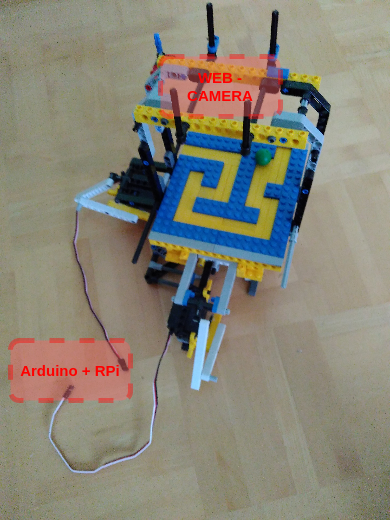
#> input picture pic.png, 391 x 521 px, given in place of the camera
$ python pid1.py   (Python 2 division)   (older library calls are emulated)
#> lines starting #> are read from the running program, lines starting #| are printed output that depends on the picture; after the words box and inside, x2 and y2 are one past the last pixel; in counts of white or black regions, pixels touching at a corner belong together
### my_functions.py
import sys
import time
import cv2
import numpy as np
from a_star_lib import AStarGrid, AStarGridNode
from itertools import product

#################################################################################################################################################
# [132 lines left out: functions make_graph, calculateSTEP, isNear, mazeAnalysisAndStuff, not called in this run]

#################################################################################################################################################
def find_object(frame, low_end_color, high_end_color):
	# find object of specific colour- between low_ and high_ end_color
	# example of low_end_color: OBJ_COLOR_LOW = np.array([38,70,90]) <- HSB values
	kernelM = np.ones((7,7),np.uint8) # for morphology
	thresh = cv2.inRange(frame, low_end_color, high_end_color)
	noNoise = cv2.morphologyEx(thresh, cv2.MORPH_OPEN, kernelM)
	#find object
	_2, contours, hierarchy = cv2.findContours(noNoise,cv2.RETR_LIST,cv2.CHAIN_APPROX_SIMPLE)
	maxArea =0
	if len(contours) > 0:
		for cnt in contours: #find the largest object
			area = cv2.contourArea(cnt)
			if area > maxArea:
				maxArea = area
				best_cnt = cnt
		x2,y2,w2,h2 = cv2.boundingRect(best_cnt)
		return x2,y2,w2,h2
	else:
		return -1,-1,-1,-1

### pid_controller.py
import time

class PID_controller():
    def __init__(self):
		self.Kp = 0
		self.Kd = 0
		self.Ki = 0
		self.max_output = 15
		self.min_output = -15

		#self.Initialize()

    def Initialize(self,invar1,invar2,invar3):
        # initialize delta t variables
		self.prevtm = time.time()

		self.Kp = invar1
		self.Ki = invar2
		self.Kd = invar3

		self.prev_err = 0

        # term result variables
		self.proportional = 0
		self.integral = 0
		self.derivative = 0
    def SetOutputLimits(self,min_v,max_v):
		self.min_output = min_v
		self.max_output = max_v

    def Compute(self, error):
		self.currtm = time.time()               # get t
		dt = self.currtm - self.prevtm          # get delta t
		de = error - self.prev_err              # get delta error
		# proportional term
		self.proportional = self.Kp * error

		# integral term
		self.integral += error * dt
		if self.integral > self.max_output:
			self.integral = self.max_output
		if self.integral < self.min_output:
			self.integral = self.min_output
		# derivative term
		if dt != 0:                              # no div by zero
			self.derivative = de/dt
		else:
			self.derivative = 0

		self.prevtm = self.currtm               # save t for next pass
		self.prev_err = error                   # save t-1 error

		# sum the terms and return the result
		output = self.proportional + (self.Ki * self.integral) + (self.Kd * self.derivative)
		if output > self.max_output:
			output = self.max_output
		elif output < self.min_output:
			output = self.min_output

		return output

# [6 lines of commented-out code are left out]


### pid1.py
import cv2
import numpy as np
import time
from pid_controller import*
import serial
from my_functions import *


OBJ_COLOR_LOW = np.array([37,79,57])  #lower end of object/ball
OBJ_COLOR_HIGH = np.array([97,255,200]) # higher end

font = cv2.FONT_HERSHEY_PLAIN

#cv2.namedWindow('src') #create windows to display images
cv2.namedWindow('cpy')
#cv2.moveWindow('src', 0,0) # move windows so they don't overlap
cv2.moveWindow('cpy', 500,0)

serial = serial.Serial('COM8',9600) #initialize serial
time.sleep(1) # wait to make sure serial is initialized
print "\nSerial port is open?:",serial.isOpen()
brightness_led = 50 # brightness of leds located on top, 0-255
serial.write("15,15,"+str(brightness_led)+",") #level out maze

cap = cv2.VideoCapture(0)

pid_x = PID_controller()
#pid_y = PID_controller()

Kp = 0.035
Ki  = 0.05
Kd = 0


targetX=233
targetY=235

pid_x.Initialize(Kp,Ki,Kd)
#pid_y.Initialize(Kp,Ki,Kd)

nFPS = 0
nLoop =1
while True: # find ball and get it through maze
	loopTime = time.time() # starting time later used to calculate fps
	_, img_src = cap.read()
#> img_src is the input picture: shape (521, 391, 3); mean B, G, R 119.6, 133.1, 136.8
	img2 = img_src[0:470, 90:566] # for 640x480 video # create ROI
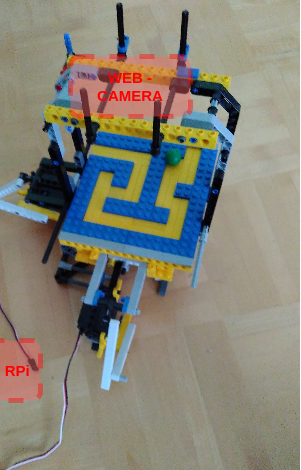
#> img2: shape (470, 301, 3); mean B, G, R 119.6, 130.9, 133
	img2_cpy = img2 # copy of img to draw on it
	img2 = cv2.cvtColor(img2,cv2.COLOR_BGR2HSV) #rgb -> hsb
#> img2: shape (470, 301, 3); mean H, S, V 41.2, 76.2, 148.4
	img2 = cv2.blur(img2, (3,3)) # blur img
#> img2: shape (470, 301, 3); mean H, S, V 41.2, 76.3, 148.3

	obj_x,obj_y,obj_w,obj_h = find_object(img2, OBJ_COLOR_LOW,OBJ_COLOR_HIGH) #find object using colour (returns -1 if object not found)
#> in find_object, `thresh = cv2.inRange(frame, low_end_color, high_end_color)`:
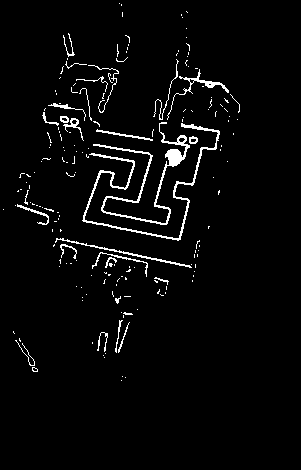
#> thresh: shape (470, 301); 3.4% white in thin lines or dots, all inside (x1, y1, x2, y2) = (3, 3, 240, 381)
#> in find_object, `noNoise = cv2.morphologyEx(thresh, cv2.MORPH_OPEN, kernelM)`:
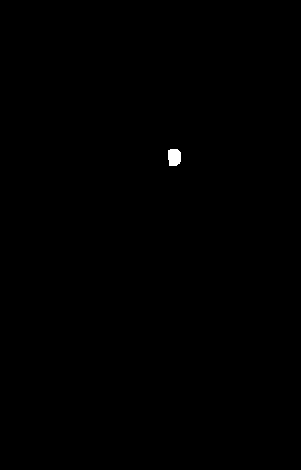
#> noNoise: shape (470, 301); 0.14% white; 1 white region
#> in find_object, `_2, contours, hierarchy = cv2.findContours(noNoise,cv2.RETR_LIST,cv2.C..`: contours = 1 contour; box (x1, y1, x2, y2) and area: (168, 149, 181, 166) 173
#> the loop in find_object, `for cnt in contours:` made 1 pass
#> (area, maxArea) on pass 1: (173, 173)
#> after the loop in find_object, `for cnt in contours:`: best_cnt = contour of 13 points, box (x1, y1, x2, y2) (168, 149, 181, 166), area 173; maxArea = 173
#> in find_object, `x2,y2,w2,h2 = cv2.boundingRect(best_cnt)`: x2 = 168; y2 = 149; w2 = 13; h2 = 17
#> obj_x = 168; obj_y = 149; obj_w = 13; obj_h = 17
	x_object = obj_x + obj_w/2 # holds x coordinate of ball in px
#> x_object = 174
	y_object = obj_y + obj_h/2 # holds y coordinate of ball in px
#> y_object = 157
	if obj_x != -1:
		cv2.rectangle(img2_cpy,(obj_x,obj_y),(obj_x+obj_w,obj_y+obj_h),(200,70,180),6) # draw rectangle around ball
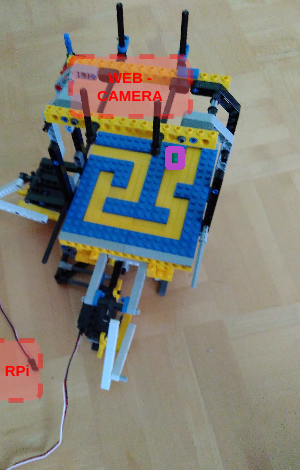
#> img2_cpy: shape (470, 301, 3); 0.28% of pixels changed, all inside (x1, y1, x2, y2) = (165, 146, 185, 170)
		cv2.circle(img2_cpy,(x_object,y_object),3,(0,0,250),-1) #and circle in the middle of it
#> img2_cpy: shape (470, 301, 3); 0.02% of pixels changed, all inside (x1, y1, x2, y2) = (171, 154, 178, 161)

	delta_x = targetX - x_object # the difference between current position and desired position
#> delta_x = 59
	delta_y = targetY - y_object
#> delta_y = 78

	pid_x_out = pid_x.Compute(delta_x) +15
#> in Compute, `de = error - self.prev_err`: de = 59
#> in Compute, `self.proportional = self.Kp * error`: self.proportional = 2.07
#> in Compute, `self.integral += error * dt`: self.integral = 9.45
#> in Compute, `self.derivative = de/dt`: self.derivative = 368.3
#> in Compute, `self.prev_err = error`: self.prev_err = 59
#> in Compute, `output = self.proportional + (self.Ki * self.integral) + (self.Kd * se..`: output = 2.54
#> pid_x_out = 17.54
	pid_y_out = 15#(pid_y.Compute(delta_y) +15)*-1 +30

	pid_x_out = int(round(pid_x_out,0))
#> pid_x_out = 18
	pid_y_out = int(round(pid_y_out,0))

	#send data to arduino via serial port
	data_str=str(pid_x_out)+","+str(pid_y_out)+",0,"
#> data_str = '18,15,0,'
	serial.write(data_str)

	print "X- dx:",delta_x,"PID:",pid_x_out,     "\tY- dy:",delta_y,"PID:",pid_y_out
#| X- dx: 59 PID: 18 	Y- dy: 78 PID: 15

	k = cv2.waitKey(1) & 0xFF
#> (key Esc is pressed here)
	if k == 27: # esc
		print "program stopped"
		break

	nFPS += 1/(time.time()-loopTime) # fps calculation
	fps= nFPS/nLoop
	nLoop+=1 #used for fps calculation
	#display images
	cv2.putText(img2_cpy, "fps:" + str(int(fps)) ,(410,25), font, 1,(10,0,255),1,cv2.LINE_AA)
	#cv2.imshow('src', img2)
	cv2.imshow('cpy', img2_cpy)


#clean exit
serial.write("15,15,0,")
cap.release()
serial.close()
